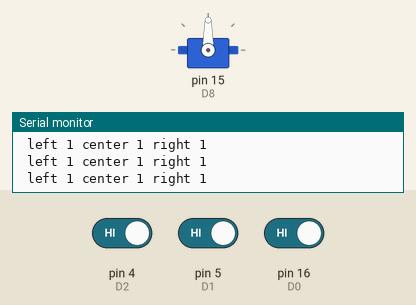
The sketch below on a simulated Arduino Uno, built with avr-gcc and run on an emulated ATmega328P. On the bench: servo, the last lines printed to the serial monitor. Inputs (shaded band) come from the test bench; at power-on: pin 4 (D2) HIGH, pin 5 (D1) HIGH, pin 16 (D0) HIGH.

Above: at 2.2 s.
2.3 s: pin 4 (D2) driven LOW
At 3.5 s:
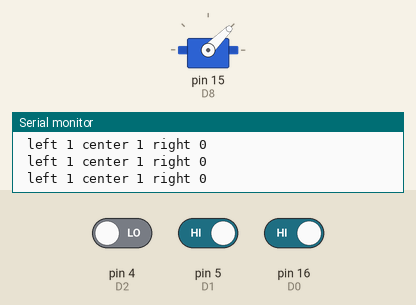
3.8 s: pin 5 (D1) driven LOW
At 5.2 s:
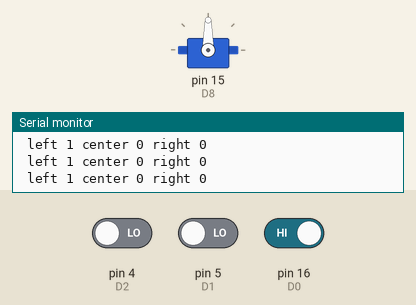
6.8 s: pin 5 (D1) driven HIGH
At 7.7 s:
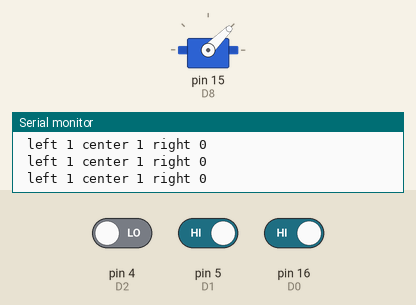
9.8 s: pin 4 (D2) driven HIGH and pin 16 (D0) driven LOW
At 11.2 s:
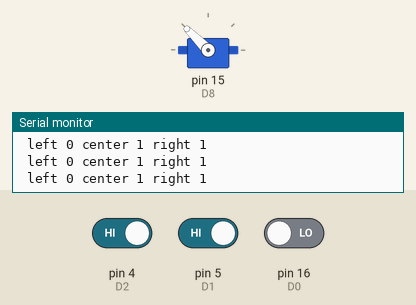
Timing chart, 0 to 12.3 s (numbered marks = the images above; inputs shaded):
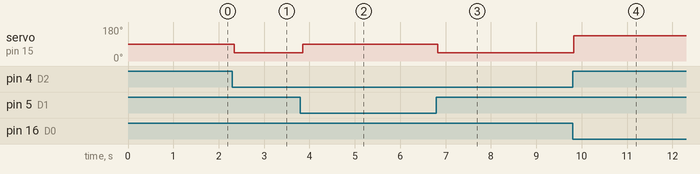

The sketch:

Q8c.ino
```cpp
#include <Servo.h>

// functions
void printvals();


// pins
#define D8 15
#define D0 16
#define D1 5
#define D2 4


// angels
#define LEFT_ANGEL 45
#define RIGHT_ANGEL 135
#define STRAIGHT_ANGEL 90

// sensor readings
int left_ldr = 0;
int center_ldr = 0;
int right_ldr = 0;

Servo servo;


void setup() {
  Serial.begin(9600);

//  initialize servo
  servo.attach(D8);
  servo.write(STRAIGHT_ANGEL);
  delay(1000);

//  LDR pins
  pinMode(D0, INPUT); // left ldr
  pinMode(D1, INPUT); // center ldr
  pinMode(D2, INPUT); // right ldr

}

void loop() {
  left_ldr = digitalRead(D0);
  center_ldr = digitalRead(D1);
  right_ldr = digitalRead(D2);
  printVals();
  if(center_ldr == LOW)
    servo.write(STRAIGHT_ANGEL);
  else if(right_ldr == LOW)
    servo.write(LEFT_ANGEL);
  else if(left_ldr == LOW)
    servo.write(RIGHT_ANGEL);

}
void printVals(){
  Serial.print(" left ");
  Serial.print(left_ldr);

  Serial.print(" center ");
  Serial.print(center_ldr);

  Serial.print(" right ");
  Serial.print(right_ldr);

  Serial.println("");
}
```

Measured:
- after the input at 2.3 s, servo on pin 15 (D8): 90° → 45° at once
- after the input at 3.8 s, servo on pin 15 (D8): 45° → 90° after 0.05 s
- after the input at 6.8 s, servo on pin 15 (D8): 90° → 45° at once
- after the input at 9.8 s, servo on pin 15 (D8): 45° → 135° at once
